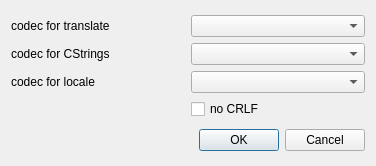
<?xml version="1.0" encoding="UTF-8"?>
<ui version="4.0">
 <class>CodecBox</class>
 <widget class="QDialog" name="CodecBox">
  <property name="geometry">
   <rect>
    <x>0</x>
    <y>0</y>
    <width>376</width>
    <height>166</height>
   </rect>
  </property>
  <property name="windowTitle">
   <string>Dialog</string>
  </property>
  <layout class="QVBoxLayout" name="verticalLayout">
   <item>
    <layout class="QGridLayout" name="gridLayout">
     <item row="0" column="0">
      <widget class="QLabel" name="label">
       <property name="text">
        <string>codec for translate</string>
       </property>
      </widget>
     </item>
     <item row="0" column="1">
      <widget class="QComboBox" name="cbCodecForTr"/>
     </item>
     <item row="1" column="0">
      <widget class="QLabel" name="label_2">
       <property name="text">
        <string>codec for CStrings</string>
       </property>
      </widget>
     </item>
     <item row="2" column="0">
      <widget class="QLabel" name="label_3">
       <property name="text">
        <string>codec for locale</string>
       </property>
      </widget>
     </item>
     <item row="1" column="1">
      <widget class="QComboBox" name="cbCodecForCStrings"/>
     </item>
     <item row="2" column="1">
      <widget class="QComboBox" name="cbCodecForLocale"/>
     </item>
     <item row="3" column="1">
      <widget class="QCheckBox" name="cbNoCRLF">
       <property name="text">
        <string>no CRLF</string>
       </property>
      </widget>
     </item>
    </layout>
   </item>
   <item>
    <widget class="QDialogButtonBox" name="buttonBox">
     <property name="standardButtons">
      <set>QDialogButtonBox::Cancel|QDialogButtonBox::Ok</set>
     </property>
    </widget>
   </item>
  </layout>
 </widget>
 <resources/>
 <connections/>
</ui>
